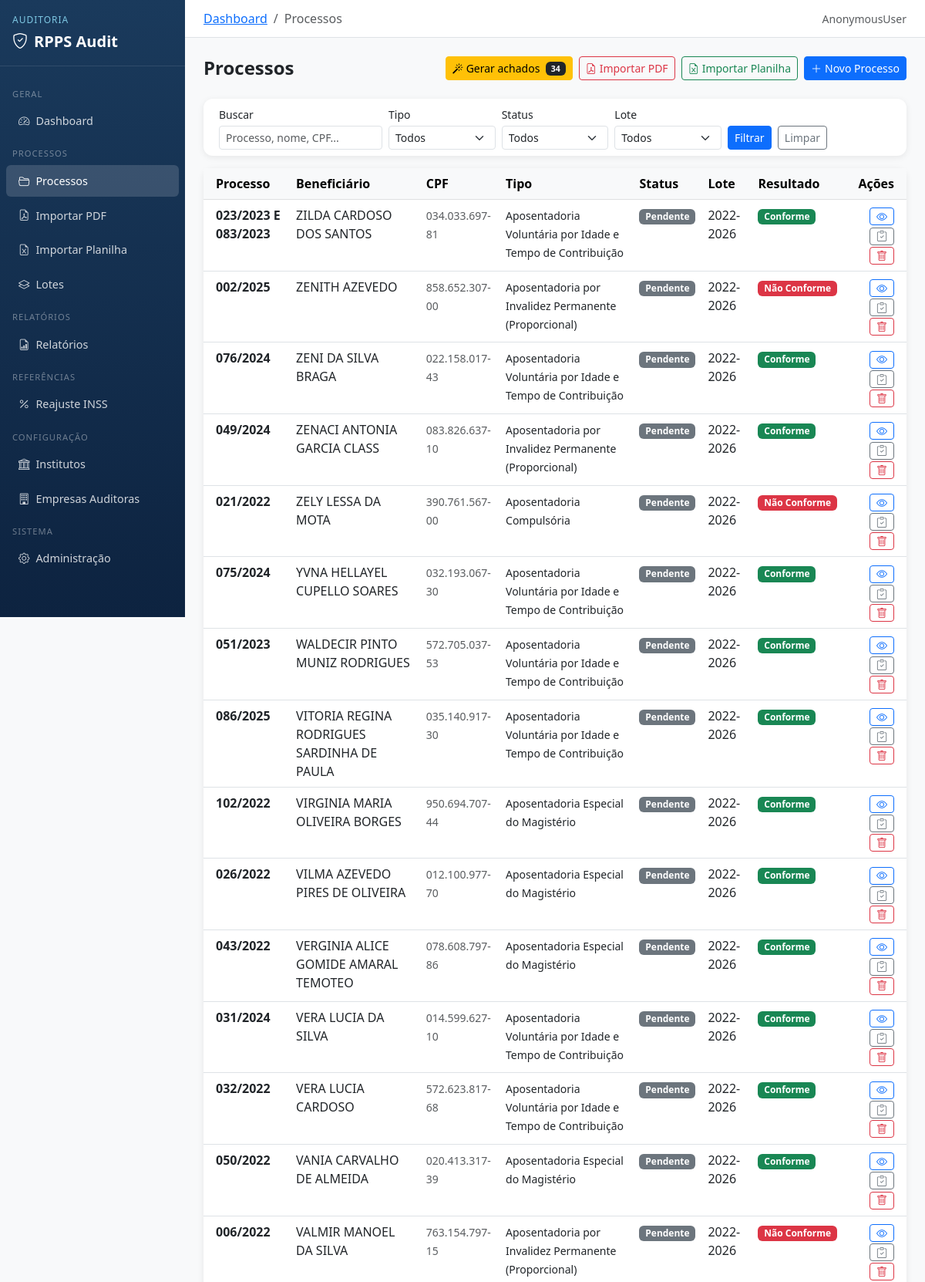
The app's page /processos/ (upper part) with its own data.
### processos/models.py (models this page shows, shortened)
class Processo(models.Model):
    numero = models.CharField(max_length=100, unique=True, verbose_name='Número do Processo')
    beneficiario = models.ForeignKey(Beneficiario, on_delete=models.PROTECT, verbose_name='Beneficiário')
    tipo_beneficio = models.CharField(max_length=50, choices=TipoBeneficio.choices, verbose_name='Tipo de Benefício')
    status_processo = models.CharField(max_length=20, choices=StatusProcesso.choices, default=StatusProcesso.PENDENTE, verbose_name='Status')
    data_concessao = models.DateField(null=True, blank=True, verbose_name='Data de Concessão')
    data_publicacao = models.DateField(null=True, blank=True, verbose_name='Data de Publicação')
    lote = models.ForeignKey(Lote, on_delete=models.SET_NULL, null=True, blank=True, verbose_name='Lote')
    instituto = models.ForeignKey('institutos.Instituto', on_delete=models.SET_NULL, null=True, blank=True, verbose_name='Instituto RPPS')
    observacoes = models.TextField(blank=True, verbose_name='Observações')
    limitacao_tecnica = models.TextField(blank=True, verbose_name='Limitações Técnicas', help_text='Registre aqui a ausência ou insuficiência de documentos essenciais (cf. cláusula 12.4)')
    data_cadastro = models.DateTimeField(default=timezone.now, verbose_name='Data de Cadastro')
    class Meta:
        verbose_name = 'Processo'
        verbose_name_plural = 'Processos'
        ordering = ['-data_cadastro']
    def get_resultado_analise(self):
        resultados = []
        try:
            resultados.append(self.analiseelegibilidade.resultado)
        except Exception:
            pass
        try:
            resultados.append(self.analisecalculo.resultado)
        except Exception:
            pass
        try:
            resultados.append(self.conferenciafolha.resultado)
        except Exception:
            pass
        if not resultados:
            return None
        if 'NAO_CONFORME' in resultados:
            return 'NAO_CONFORME'
        if 'RESSALVAS' in resultados:
            return 'RESSALVAS'
        if all(r == 'CONFORME' for r in resultados):
            return 'CONFORME'
        return 'INDETERMINADO'
    def get_resultado_analise_display(self):
        _labels = {
            'CONFORME':     'Conforme',
            'RESSALVAS':    'Conforme com Ressalvas',
            'NAO_CONFORME': 'Não Conforme',
            'INDETERMINADO':'Indeterminado',
        }
        return _labels.get(self.get_resultado_analise(), None)

class Beneficiario(models.Model):
    nome = models.CharField(max_length=255, verbose_name='Nome Completo')
    cpf = models.CharField(max_length=14, unique=True, verbose_name='CPF')
    matricula = models.CharField(max_length=50, blank=True, verbose_name='Matrícula')
    municipio = models.CharField(max_length=100, blank=True, verbose_name='Município')
    cargo = models.CharField(max_length=200, blank=True, verbose_name='Cargo/Função')
    carreira = models.CharField(max_length=200, blank=True, verbose_name='Carreira')
    class Meta:
        verbose_name = 'Beneficiário'
        verbose_name_plural = 'Beneficiários'
        ordering = ['nome']

class Lote(models.Model):
    numero = models.CharField(max_length=50, unique=True, verbose_name='Número do Lote')
    descricao = models.TextField(blank=True, verbose_name='Descrição')
    data_criacao = models.DateTimeField(default=timezone.now, verbose_name='Data de Criação')
    status = models.CharField(max_length=20, choices=StatusLote.choices, default=StatusLote.ABERTO, verbose_name='Status')
    class Meta:
        verbose_name = 'Lote'
        verbose_name_plural = 'Lotes'
        ordering = ['-data_criacao']

### processos/views.py (the view, shortened to what this page needs)
# urls.py: path('', views.lista_processos, name='lista'),
def lista_processos(request):
    qs = Processo.objects.select_related('beneficiario', 'lote').order_by('-data_cadastro')
    q = request.GET.get('q', '').strip()
    tipo = request.GET.get('tipo', '')
    if tipo:
        qs = qs.filter(tipo_beneficio=tipo)
    status = request.GET.get('status', '')
    if status:
        qs = qs.filter(status_processo=status)
    lote_id = request.GET.get('lote', '')
    if lote_id:
        qs = qs.filter(lote_id=lote_id)
    paginator = Paginator(qs, 50)
    page = request.GET.get('page', 1)
    processos = paginator.get_page(page)
    from analise.models import DivergenciaFolha
    divergencias_pendentes = DivergenciaFolha.objects.filter(achado_gerado=False).count()
    return render(request, 'processos/lista.html', {
        'processos': processos,
        'tipos_beneficio': TipoBeneficio.choices,
        'status_choices': StatusProcesso.choices,
        'lotes': Lote.objects.all(),
        'divergencias_pendentes': divergencias_pendentes,
    })

### templates/processos/lista.html (shortened to what this page needs)
{% extends 'base.html' %}
{% block breadcrumb %}
<li class="breadcrumb-item"><a href="{% url 'core:dashboard' %}">Dashboard</a></li>
<li class="breadcrumb-item active">Processos</li>
{% endblock %}
{% block content %}
<div class="d-flex justify-content-between align-items-center mb-4">
    <h4 class="mb-0 fw-bold">Processos</h4>
    <div class="d-flex gap-2">
        <form method="post" action="{% url 'analise:gerar_todos_achados' %}">
            {% if divergencias_pendentes %}
            <button type="submit" class="btn btn-warning btn-sm"
                    onclick="return confirm('Gerar achados automáticos para {{ divergencias_pendentes }} divergência(s) pendente(s)?')">
                <i class="bi bi-magic me-1"></i>Gerar achados
                <span class="badge bg-dark ms-1">{{ divergencias_pendentes }}</span>
            </button>
            {% else %}
            <button type="submit" class="btn btn-outline-success btn-sm">
                <i class="bi bi-magic me-1"></i>Gerar achados
                <span class="badge bg-success ms-1">✓</span>
            </button>
            {% endif %}
        </form>
        <a href="{% url 'processos:importar_pdf' %}" class="btn btn-outline-danger btn-sm">
            <i class="bi bi-file-earmark-pdf me-1"></i>Importar PDF
        </a>
        <a href="{% url 'processos:importar_planilha' %}" class="btn btn-outline-success btn-sm">
            <i class="bi bi-file-earmark-excel me-1"></i>Importar Planilha
        </a>
        <a href="{% url 'processos:novo' %}" class="btn btn-primary btn-sm">
            <i class="bi bi-plus-lg me-1"></i>Novo Processo
        </a>
    </div>
</div>
<div class="card card-stat mb-3">
    <div class="card-body py-2">
        <form method="get" class="row g-2 align-items-end">
            <div class="col-sm-3">
                <label class="form-label small mb-1">Buscar</label>
                <input type="text" name="q" value="{{ request.GET.q }}" class="form-control form-control-sm" placeholder="Processo, nome, CPF...">
            </div>
            <div class="col-sm-2">
                <label class="form-label small mb-1">Tipo</label>
                <select name="tipo" class="form-select form-select-sm">
                    <option value="">Todos</option>
                </select>
            </div>
            <div class="col-sm-2">
                <label class="form-label small mb-1">Status</label>
                <select name="status" class="form-select form-select-sm">
                    <option value="">Todos</option>
                </select>
            </div>
            <div class="col-sm-2">
                <label class="form-label small mb-1">Lote</label>
                <select name="lote" class="form-select form-select-sm">
                    <option value="">Todos</option>
                </select>
            </div>
            <div class="col-sm-auto">
                <button type="submit" class="btn btn-primary btn-sm">Filtrar</button>
                <a href="{% url 'processos:lista' %}" class="btn btn-outline-secondary btn-sm ms-1">Limpar</a>
            </div>
        </form>
    </div>
</div>
<div class="card card-stat">
    <div class="card-body p-0">
        <div class="table-responsive">
            <table class="table table-hover mb-0">
                <thead class="table-light">
                    <tr>
                        <th class="ps-3">Processo</th>
                        <th>Beneficiário</th>
                        <th>CPF</th>
                        <th>Tipo</th>
                        <th>Status</th>
                        <th>Lote</th>
                        <th>Resultado</th>
                        <th class="text-end pe-3">Ações</th>
                    </tr>
                </thead>
                <tbody>
                    {% for processo in processos %}
                    <tr>
                        <td class="ps-3 fw-semibold">{{ processo.numero }}</td>
                        <td>{{ processo.beneficiario.nome }}</td>
                        <td><small class="text-muted">{{ processo.beneficiario.cpf }}</small></td>
                        <td><small>{{ processo.get_tipo_beneficio_display }}</small></td>
                        <td>
                            <span class="badge badge-{{ processo.status_processo|lower }}">
                                {{ processo.get_status_processo_display }}
                            </span>
                        </td>
                        <td>{{ processo.lote.numero|default:"-" }}</td>
                        <td>
                            {% with resultado=processo.get_resultado_analise resultado_label=processo.get_resultado_analise_display %}
                            {% if resultado %}
                                <span class="badge badge-{{ resultado|lower }}">{{ resultado_label }}</span>
                            {% else %}
                                <span class="text-muted small">-</span>
                            {% endif %}
                            {% endwith %}
                        </td>
                        <td class="text-end pe-3">
                            <a href="{% url 'processos:detalhe' processo.pk %}" class="btn btn-sm btn-outline-primary py-0">
                                <i class="bi bi-eye"></i>
                            </a>
                            <a href="{% url 'analise:analise' processo.pk %}" class="btn btn-sm btn-outline-secondary py-0">
                                <i class="bi bi-clipboard-check"></i>
                            </a>
                            <form method="post" action="{% url 'processos:excluir' processo.pk %}" class="d-inline"
                                  onsubmit="return confirm('Excluir o processo {{ processo.numero }}?')">
                                <button type="submit" class="btn btn-sm btn-outline-danger py-0">
                                    <i class="bi bi-trash"></i>
                                </button>
                            </form>
                        </td>
                    </tr>
                    {% endfor %}
                </tbody>
            </table>
        </div>
    </div>
</div>
{% endblock %}

### templates/base.html (style rules this page uses)
body { background-color: #f8f9fa; }
.badge-conforme { background-color: #198754; text-decoration: none; }
.badge-nao_conforme { background-color: #dc3545; text-decoration: none; }
.badge-pendente { background-color: #6c757d; text-decoration: none; }
.card-stat { border: none; border-radius: 12px; box-shadow: 0 2px 8px rgba(0,0,0,0.08); }
.card-stat .card-body { padding: 1.25rem; }

### records on screen
Processo: numero "023/2023 E 083/2023", beneficiario.nome "ZILDA CARDOSO DOS SANTOS", beneficiario.cpf "034.033.697-81", tipo_beneficio "Aposentadoria Voluntária por Idade e Tempo de Contribuição", status_processo "Pendente", lote.numero "2022-2026", resultado_analise "Conforme"
Processo: numero "002/2025", beneficiario.nome "ZENITH AZEVEDO", beneficiario.cpf "858.652.307-00", tipo_beneficio "Aposentadoria por Invalidez Permanente (Proporcional)", status_processo "Pendente", lote.numero "2022-2026", resultado_analise "Não Conforme"
Processo: numero "076/2024", beneficiario.nome "ZENI DA SILVA BRAGA", beneficiario.cpf "022.158.017-43", tipo_beneficio "Aposentadoria Voluntária por Idade e Tempo de Contribuição", status_processo "Pendente", lote.numero "2022-2026", resultado_analise "Conforme"
Processo: numero "049/2024", beneficiario.nome "ZENACI ANTONIA GARCIA CLASS", beneficiario.cpf "083.826.637-10", tipo_beneficio "Aposentadoria por Invalidez Permanente (Proporcional)", status_processo "Pendente", lote.numero "2022-2026", resultado_analise "Conforme"
Processo: numero "021/2022", beneficiario.nome "ZELY LESSA DA MOTA", beneficiario.cpf "390.761.567-00", tipo_beneficio "Aposentadoria Compulsória", status_processo "Pendente", lote.numero "2022-2026", resultado_analise "Não Conforme"
Processo: numero "075/2024", beneficiario.nome "YVNA HELLAYEL CUPELLO SOARES", beneficiario.cpf "032.193.067-30", tipo_beneficio "Aposentadoria Voluntária por Idade e Tempo de Contribuição", status_processo "Pendente", lote.numero "2022-2026", resultado_analise "Conforme"
Processo: numero "051/2023", beneficiario.nome "WALDECIR PINTO MUNIZ RODRIGUES", beneficiario.cpf "572.705.037-53", tipo_beneficio "Aposentadoria Voluntária por Idade e Tempo de Contribuição", status_processo "Pendente", lote.numero "2022-2026", resultado_analise "Conforme"
Processo: numero "086/2025", beneficiario.nome "VITORIA REGINA RODRIGUES SARDINHA DE PAULA", beneficiario.cpf "035.140.917-30", tipo_beneficio "Aposentadoria Voluntária por Idade e Tempo de Contribuição", status_processo "Pendente", lote.numero "2022-2026", resultado_analise "Conforme"
Processo: numero "102/2022", beneficiario.nome "VIRGINIA MARIA OLIVEIRA BORGES", beneficiario.cpf "950.694.707-44", tipo_beneficio "Aposentadoria Especial do Magistério", status_processo "Pendente", lote.numero "2022-2026", resultado_analise "Conforme"
Processo: numero "026/2022", beneficiario.nome "VILMA AZEVEDO PIRES DE OLIVEIRA", beneficiario.cpf "012.100.977-70", tipo_beneficio "Aposentadoria Especial do Magistério", status_processo "Pendente", lote.numero "2022-2026", resultado_analise "Conforme"
Processo: numero "043/2022", beneficiario.nome "VERGINIA ALICE GOMIDE AMARAL TEMOTEO", beneficiario.cpf "078.608.797-86", tipo_beneficio "Aposentadoria Especial do Magistério", status_processo "Pendente", lote.numero "2022-2026", resultado_analise "Conforme"
Processo: numero "031/2024", beneficiario.nome "VERA LUCIA DA SILVA", beneficiario.cpf "014.599.627-10", tipo_beneficio "Aposentadoria Voluntária por Idade e Tempo de Contribuição", status_processo "Pendente", lote.numero "2022-2026", resultado_analise "Conforme"
Processo: numero "032/2022", beneficiario.nome "VERA LUCIA CARDOSO", beneficiario.cpf "572.623.817-68", tipo_beneficio "Aposentadoria Voluntária por Idade e Tempo de Contribuição", status_processo "Pendente", lote.numero "2022-2026", resultado_analise "Conforme"
Processo: numero "050/2022", beneficiario.nome "VANIA CARVALHO DE ALMEIDA", beneficiario.cpf "020.413.317-39", tipo_beneficio "Aposentadoria Especial do Magistério", status_processo "Pendente", lote.numero "2022-2026", resultado_analise "Conforme"
Processo: numero "006/2022", beneficiario.nome "VALMIR MANOEL DA SILVA", beneficiario.cpf "763.154.797-15", tipo_beneficio "Aposentadoria por Invalidez Permanente (Proporcional)", status_processo "Pendente", lote.numero "2022-2026", resultado_analise "Não Conforme"

### other values on screen
{{ request.user }} "AnonymousUser"
{{ divergencias_pendentes }} "34"
